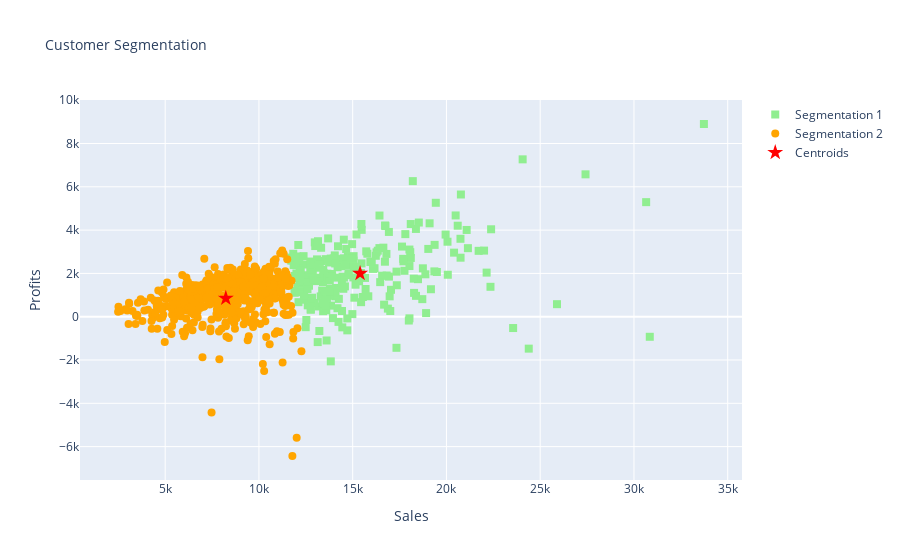

Write notebook code for a chart like this one.
### Code cell
obj = {
    "sales": 0,
    "quantity": 1,
    "discount": 2,
    "profit": 3,
    "shipping_cost": 4,
}
column = obj["profit"]

fig = go.Figure()
fig.add_trace(go.Scatter(
    x=new_df[result == 0, 0], y=new_df[result == 0, column],
    mode='markers', marker=dict(color='lightgreen', symbol='square', size=8),
    name='Segmentation 1'
))
fig.add_trace(go.Scatter(
    x=new_df[result == 1, 0], y=new_df[result == 1, column],
    mode='markers', marker=dict(color='orange', symbol='circle', size=8),
    name='Segmentation 2'
))
fig.add_trace(go.Scatter(
    x=model.cluster_centers_[:, 0], y=model.cluster_centers_[:, column],
    mode='markers', marker=dict(color='red', symbol='star', size=12),
    name='Centroids'
))
fig.update_layout(
    legend=dict(
        traceorder='normal',
    ),
    xaxis=dict(title='Sales'),
    yaxis=dict(title='Profits'),
    title='Customer Segmentation',
    title_font=dict(size=14),
)

fig.show()

### Figure 1 — Plotly figure (JSON) as saved in the notebook; plotly's stock layout.template omitted (floating-point values rounded to 4 significant figures; data arrays with more than 128 entries replaced by an {"elided": "..."} marker saying what was removed)
{"data": [{"marker": {"color": "lightgreen", "size": 8, "symbol": "square"}, "mode": "markers", "name": "Segmentation 1", "type": "scatter", "x": {"elided": "251 int values"}, "y": {"elided": "251 float values"}}, {"marker": {"color": "orange", "size": 8, "symbol": "circle"}, "mode": "markers", "name": "Segmentation 2", "type": "scatter", "x": {"elided": "544 int values"}, "y": {"elided": "544 float values"}}, {"marker": {"color": "red", "size": 12, "symbol": "star"}, "mode": "markers", "name": "Centroids", "type": "scatter", "x": [15390.0, 8233.0], "y": [1998.0, 851.6]}], "layout": {"legend": {"traceorder": "normal"}, "title": {"font": {"size": 14}, "text": "Customer Segmentation"}, "xaxis": {"title": {"text": "Sales"}}, "yaxis": {"title": {"text": "Profits"}}}}
